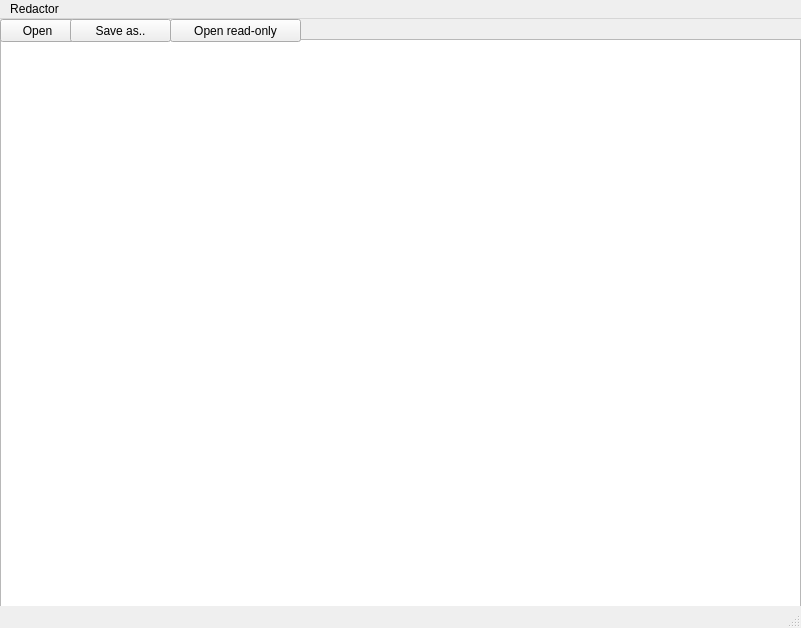
<?xml version="1.0" encoding="UTF-8"?>
<ui version="4.0">
 <class>MainWindow</class>
 <widget class="QMainWindow" name="MainWindow">
  <property name="geometry">
   <rect>
    <x>0</x>
    <y>0</y>
    <width>801</width>
    <height>628</height>
   </rect>
  </property>
  <property name="windowTitle">
   <string>MainWindow</string>
  </property>
  <property name="autoFillBackground">
   <bool>true</bool>
  </property>
  <widget class="QWidget" name="centralwidget">
   <widget class="QPlainTextEdit" name="plainTextEdit">
    <property name="geometry">
     <rect>
      <x>0</x>
      <y>20</y>
      <width>801</width>
      <height>571</height>
     </rect>
    </property>
   </widget>
   <widget class="QPushButton" name="pushButtonOpen">
    <property name="geometry">
     <rect>
      <x>0</x>
      <y>0</y>
      <width>75</width>
      <height>23</height>
     </rect>
    </property>
    <property name="text">
     <string>Open</string>
    </property>
   </widget>
   <widget class="QPushButton" name="pushButtonSave">
    <property name="geometry">
     <rect>
      <x>70</x>
      <y>0</y>
      <width>101</width>
      <height>23</height>
     </rect>
    </property>
    <property name="text">
     <string>Save as..</string>
    </property>
   </widget>
   <widget class="QPushButton" name="pushButtonReadOnly">
    <property name="geometry">
     <rect>
      <x>170</x>
      <y>0</y>
      <width>131</width>
      <height>23</height>
     </rect>
    </property>
    <property name="text">
     <string>Open read-only</string>
    </property>
   </widget>
  </widget>
  <widget class="QMenuBar" name="menubar">
   <property name="geometry">
    <rect>
     <x>0</x>
     <y>0</y>
     <width>801</width>
     <height>21</height>
    </rect>
   </property>
   <widget class="QMenu" name="menuRedactor">
    <property name="title">
     <string>Redactor</string>
    </property>
   </widget>
   <addaction name="menuRedactor"/>
  </widget>
  <widget class="QStatusBar" name="statusbar"/>
 </widget>
 <resources/>
 <connections/>
</ui>
